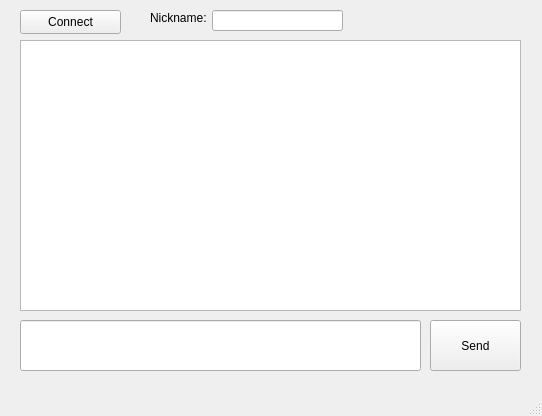
<?xml version="1.0" encoding="UTF-8"?>
<ui version="4.0">
 <class>MainWindow</class>
 <widget class="QMainWindow" name="MainWindow">
  <property name="geometry">
   <rect>
    <x>0</x>
    <y>0</y>
    <width>542</width>
    <height>416</height>
   </rect>
  </property>
  <property name="windowTitle">
   <string>MainWindow</string>
  </property>
  <widget class="QWidget" name="centralwidget">
   <widget class="QPushButton" name="pushButton">
    <property name="geometry">
     <rect>
      <x>20</x>
      <y>10</y>
      <width>101</width>
      <height>24</height>
     </rect>
    </property>
    <property name="text">
     <string>Connect</string>
    </property>
    <property name="checkable">
     <bool>false</bool>
    </property>
    <property name="checked">
     <bool>false</bool>
    </property>
   </widget>
   <widget class="QLineEdit" name="lineEdit">
    <property name="geometry">
     <rect>
      <x>20</x>
      <y>320</y>
      <width>401</width>
      <height>51</height>
     </rect>
    </property>
   </widget>
   <widget class="QPushButton" name="pushButton_2">
    <property name="geometry">
     <rect>
      <x>430</x>
      <y>320</y>
      <width>91</width>
      <height>51</height>
     </rect>
    </property>
    <property name="text">
     <string>Send</string>
    </property>
   </widget>
   <widget class="QTextBrowser" name="textBrowser">
    <property name="geometry">
     <rect>
      <x>20</x>
      <y>40</y>
      <width>501</width>
      <height>271</height>
     </rect>
    </property>
   </widget>
   <widget class="QLineEdit" name="lineEdit_2">
    <property name="geometry">
     <rect>
      <x>212</x>
      <y>10</y>
      <width>131</width>
      <height>21</height>
     </rect>
    </property>
   </widget>
   <widget class="QLabel" name="label">
    <property name="geometry">
     <rect>
      <x>150</x>
      <y>10</y>
      <width>61</width>
      <height>16</height>
     </rect>
    </property>
    <property name="text">
     <string>Nickname:</string>
    </property>
   </widget>
  </widget>
  <widget class="QMenuBar" name="menubar">
   <property name="geometry">
    <rect>
     <x>0</x>
     <y>0</y>
     <width>542</width>
     <height>21</height>
    </rect>
   </property>
  </widget>
  <widget class="QStatusBar" name="statusbar"/>
 </widget>
 <resources/>
 <connections/>
</ui>
